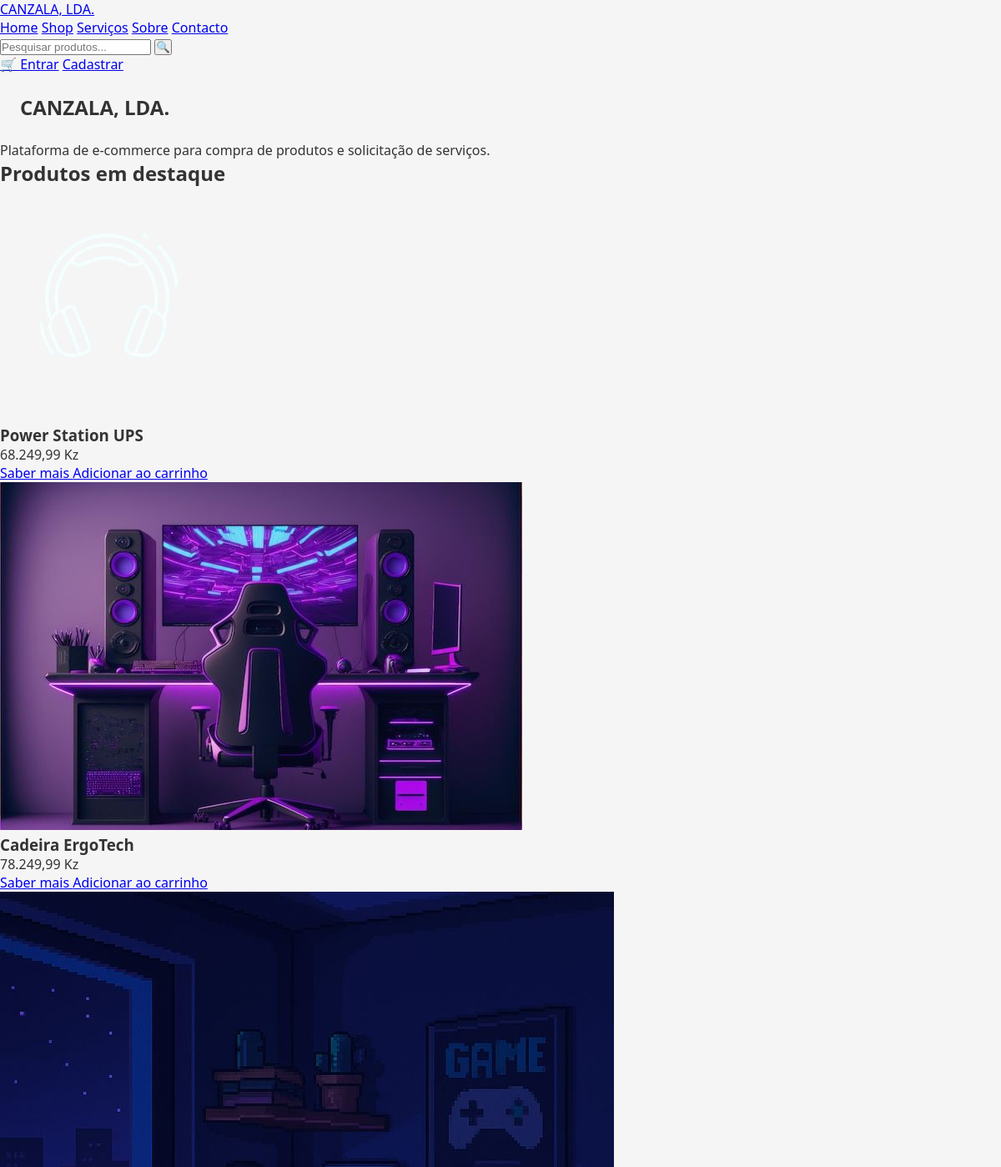
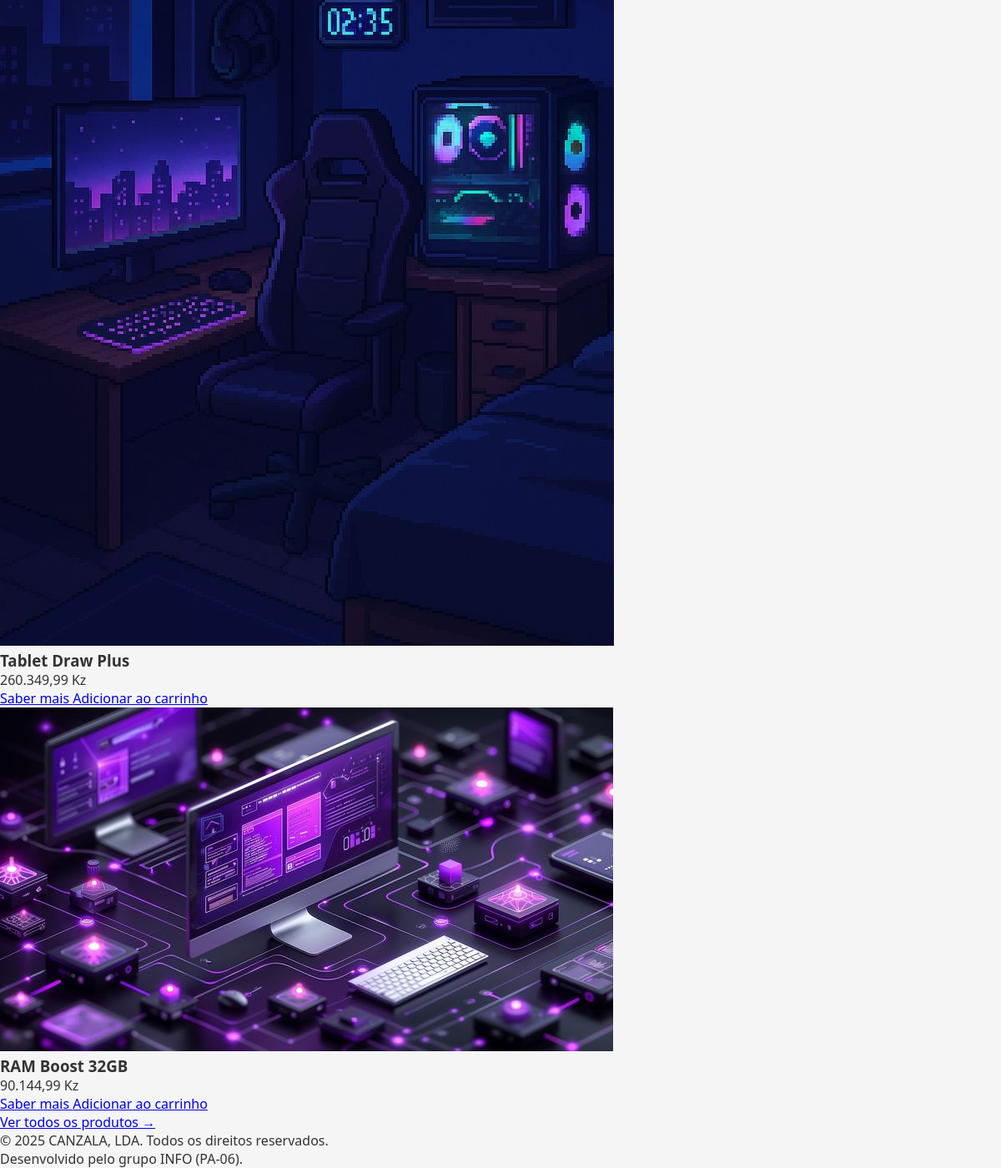
The page / on the database its author committed (2 pictures, top to bottom).
### tables this page shows
CREATE TABLE `produtos` (
  `id` int(10) UNSIGNED NOT NULL,
  `nome` varchar(150) NOT NULL,
  `descricao` text DEFAULT NULL,
  `preco` decimal(10,2) NOT NULL,
  `imagem` varchar(255) DEFAULT NULL,
  `criado_em` timestamp NOT NULL DEFAULT current_timestamp()
);

### index.php (the view, shortened to what this page needs)
<?php
require __DIR__ . '/config/db.php';
$nomeProjeto = 'CANZALA, LDA.';
require __DIR__ . '/includes/header.php';
require __DIR__ . '/includes/navbar.php';
try {
    $stmt = $pdo->query("
        SELECT id, nome, descricao, preco, imagem
        FROM produtos
        ORDER BY criado_em DESC
        LIMIT 4
    ");
    $produtosDestaque = $stmt->fetchAll(PDO::FETCH_ASSOC);
} catch (PDOException $e) {
    $produtosDestaque = [];
}
?>
<main>
    <section class="hero">
        <h1><?php echo htmlspecialchars($nomeProjeto); ?></h1>
        <p>Plataforma de e-commerce para compra de produtos e solicitação de serviços.</p>
    </section>
    <section class="section">
        <h2>Produtos em destaque</h2>
        <?php if (empty($produtosDestaque)): ?>
            <p>Nenhum produto em destaque no momento.</p>
        <?php else: ?>
            <div class="products-grid">
                <?php foreach ($produtosDestaque as $produto): ?>
                    <article class="product-card">
                        <?php if (!empty($produto['imagem'])): ?>
                            <img
                                src="<?php echo htmlspecialchars($produto['imagem']); ?>"
                                alt="<?php echo htmlspecialchars($produto['nome']); ?>"
                                class="product-image"
                            >
                        <?php endif; ?>
                        <h3><?php echo htmlspecialchars($produto['nome']); ?></h3>
                        <p class="product-price">
                            <?php echo number_format($produto['preco'], 2, ',', '.'); ?> Kz
                        </p>
                        <div class="product-actions">
                            <a href="pages/detalhes.php?id=<?php echo (int) $produto['id']; ?>" class="btn">
                                Saber mais
                            </a>
                            <a href="actions/adicionar_ao_carrinho.php?id=<?php echo (int) $produto['id']; ?>" class="btn btn-primary">
                                Adicionar ao carrinho
                            </a>
                        </div>
                    </article>
                <?php endforeach; ?>
            </div>
        <?php endif; ?>
        <p>
            <a href="produtos.php">Ver todos os produtos →</a>
        </p>
    </section>
</main>
<?php require __DIR__ . '/includes/footer.php'; ?>

### assets/css/style.css (style rules this page uses)
* { box-sizing: border-box; margin: 0; padding: 0; }
body { font-family: system-ui, sans-serif; background: #f5f5f5; color: #333; }
h1 { margin: 1.5rem; }

### rows shown on the page
produtos: imagem (picture), nome "Power Station UPS", preco "68.249,99"
produtos: imagem (picture), nome "Cadeira ErgoTech", preco "78.249,99"
produtos: imagem (picture), nome "Tablet Draw Plus", preco "260.349,99"
produtos: imagem (picture), nome "RAM Boost 32GB", preco "90.144,99"

### other values the page prints
$nomeProjeto "CANZALA, LDA."
